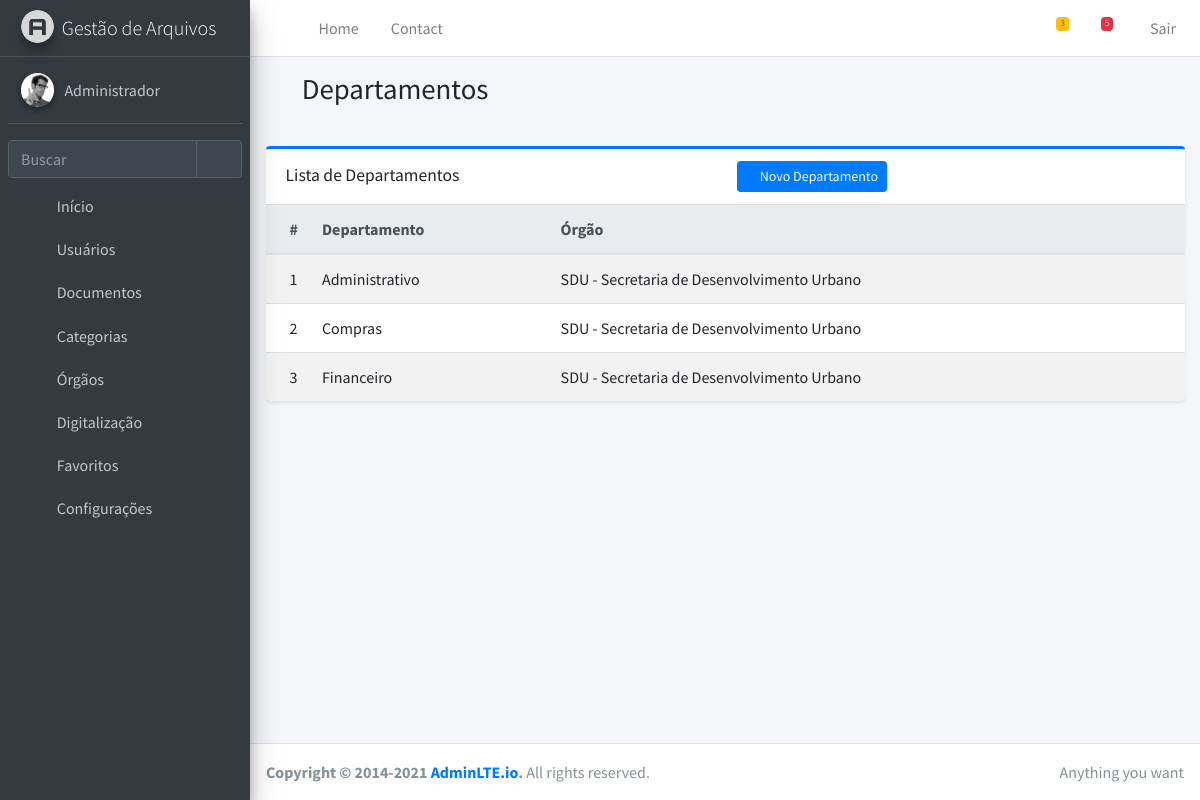
Page /departamentos/ (signed in) on the committed database.
### webapp/models.py (models this page shows, shortened)
class Departamento(models.Model):
    orgao = models.ForeignKey(Orgao, on_delete=models.CASCADE, related_name='departamentos')
    nome = models.CharField(max_length=100)
    class Meta:
        ordering = ['orgao__nome', 'nome']

class Orgao(models.Model):
    nome = models.CharField(max_length=100)
    class Meta:
        ordering = ['nome']

### webapp/views.py (the view)
# urls.py: path('departamentos/', views.listar_departamentos, name='listar_departamentos'),
def listar_departamentos(request):
    departamentos = Departamento.objects.select_related('orgao').all()
    return render(request, 'departamentos/listar.html', {'departamentos': departamentos})

### webapp/context_processors.py (called while the page is built)
def notificacoes_documentos(request):
    if request.user.is_authenticated:
        tramitacoes = Tramitacao.objects.filter(
            destinatario=request.user,
            status='aberto'  # CORRETO conforme seu model
        ).order_by('-data_envio')
        return {'tramitacoes_pendentes': tramitacoes}
    return {}

### templates/departamentos/listar.html
{% extends 'base.html' %}
{% block content %}
<div class="content-header">
  <div class="container-fluid">
    <h1 class="mb-4"><i class="fas fa-building text-primary mr-2"></i> Departamentos</h1>
  </div>
</div>
<div class="content">
  <div class="container-fluid">
    <div class="card card-outline card-primary shadow-sm">
      <div class="card-header d-flex justify-content-between align-items-center">
        <h3 class="card-title mb-0">Lista de Departamentos</h3>
        <a href="{% url 'novo_departamento' %}" class="btn btn-sm btn-primary">
          <i class="fas fa-plus"></i> Novo Departamento
        </a>
      </div>
      <div class="card-body p-0">
        <table class="table table-striped table-hover mb-0">
          <thead class="thead-light">
            <tr>
              <th style="width: 10px">#</th>
              <th>Departamento</th>
              <th>Órgão</th>
            </tr>
          </thead>
          <tbody>
            {% for dept in departamentos %}
              <tr>
                <td>{{ forloop.counter }}</td>
                <td>{{ dept.nome }}</td>
                <td>{{ dept.orgao.nome }}</td>
              </tr>
            {% empty %}
              <tr>
                <td colspan="3" class="text-center text-muted">Nenhum departamento cadastrado.</td>
              </tr>
            {% endfor %}
          </tbody>
        </table>
      </div>
    </div>
  </div>
</div>
{% endblock %}

### templates/partials/sidebar.html (shortened to what this page needs)
{% load static %}
<aside class="main-sidebar sidebar-dark-primary elevation-4">
  <a href="{% url 'arquivos_index' %}" class="brand-link">
    <img src="{% static 'assets/dist/img/AdminLTELogo.png' %}" alt="Logo" class="brand-image img-circle elevation-3" style="opacity: .8">
    <span class="brand-text font-weight-light">Gestão de Arquivos</span>
  </a>
  <div class="sidebar">
    <div class="user-panel mt-3 pb-3 mb-3 d-flex">
  <div class="image">
    <img src="{% static 'assets/dist/img/user2-160x160.jpg' %}" class="img-circle elevation-2" alt="User Image">
  </div>
  <div class="info">
    <a href="#" class="d-block">{{ request.user.username }}</a>
  </div>
</div>
    <div class="form-inline">
      <div class="input-group" data-widget="sidebar-search">
        <input class="form-control form-control-sidebar" type="search" placeholder="Buscar" aria-label="Buscar">
        <div class="input-group-append">
          <button class="btn btn-sidebar">
            <i class="fas fa-search fa-fw"></i>
          </button>
        </div>
      </div>
    </div>
    <nav class="mt-2">
      <ul class="nav nav-pills nav-sidebar flex-column" data-widget="treeview" role="menu" data-accordion="false">
<li class="nav-item">
  <a href="{% url 'arquivos_index' %}" class="nav-link">
    <i class="nav-icon fas fa-home"></i>
    <p>Início</p>
  </a>
</li>
<li class="nav-item has-treeview">
  <a href="#" class="nav-link">
    <i class="nav-icon fas fa-users"></i>
    <p>Usuários <i class="right fas fa-angle-left"></i></p>
  </a>
</li>
<li class="nav-item has-treeview">
  <a href="#" class="nav-link">
    <i class="nav-icon fas fa-folder-open"></i>
    <p>
      Documentos
      <i class="right fas fa-angle-left"></i>
    </p>
  </a>
</li>
        <li class="nav-item has-treeview">
          <a href="#" class="nav-link">
            <i class="nav-icon fas fa-tags"></i>
            <p>
              Categorias
              <i class="right fas fa-angle-left"></i>
            </p>
          </a>
        </li>
<li class="nav-item has-treeview">
  <a href="#" class="nav-link">
    <i class="nav-icon fas fa-university"></i>
    <p>
      Órgãos
      <i class="right fas fa-angle-left"></i>
    </p>
  </a>
</li>
<li class="nav-item has-treeview">
  <a href="#" class="nav-link">
    <i class="nav-icon fas fa-print"></i>
    <p>
      Digitalização
      <i class="right fas fa-angle-left"></i>
    </p>
  </a>
</li>
<li class="nav-item has-treeview">
  <a href="#" class="nav-link">
    <i class="nav-icon far fa-bookmark"></i>
    <p>
      Favoritos
      <i class="right fas fa-angle-left"></i>
    </p>
  </a>
</li>
        <li class="nav-item">
          <a href="#" class="nav-link disabled">
            <i class="nav-icon fas fa-cog"></i>
            <p>Configurações</p>
          </a>
        </li>
      </ul>
    </nav>
  </div>
</aside>

### rows in the picture
Departamento: nome "Administrativo", orgao.nome "SDU - Secretaria de Desenvolvimento Urbano"
Departamento: nome "Compras", orgao.nome "SDU - Secretaria de Desenvolvimento Urbano"
Departamento: nome "Financeiro", orgao.nome "SDU - Secretaria de Desenvolvimento Urbano"

### other values in the picture
{{ tramitacoes_pendentes|length }} "3"
{{ request.user.username }} "Administrador"
